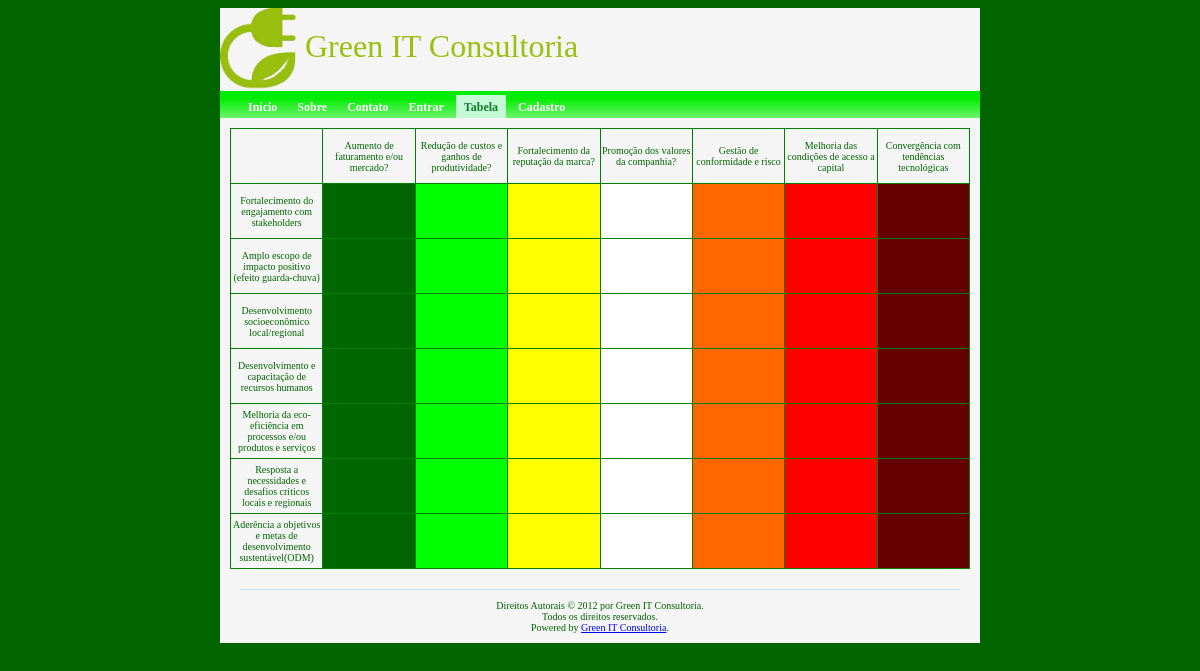
/index.php?r=tabela, run on the app's committed database.
### tables this page shows
CREATE TABLE IF NOT EXISTS `questoes` (
  `id` int(11) NOT NULL AUTO_INCREMENT,
  `questao` varchar(300) DEFAULT NULL,
   tipo INT NOT NULL,
  PRIMARY KEY (`id`)
);

### tabela.php (the view, shortened to what this page needs)
<?php
$sql = "SELECT * FROM questoes";
$result = mysql_query($sql);
echo "<table class = resultado>";
echo "<tr><td class=s0></td>";
$linhas = mysql_num_rows($result);
$i = 0;
while ($i < $linhas/2) {
    echo "<td class=s0>" . mysql_result($result, $i, 1) . "</td>";
    $i++;
}
echo "</tr>";
$i = $linhas / 2;
while ($i < $linhas) {
    echo "<tr><td class=s0>" . mysql_result($result, $i, 1) . "</td>";
    for ($j = 0; $j < $linhas/2; $j++) {
        switch ($j){
                        case 0:
                            print "<td class = s1> </td>";
                            break;
                        case 1:
                            print "<td class = s2> </td>";
                            break;
                        case 2:
                            print "<td class = s3> </td>";
                            break;
                        case 3:
                            print "<td class = "."'s4'". "> </td>";
                            break;
                        case 4:
                            print "<td class = "."'s5'". "> </td>";
                            break;
                        case 5:
                            print "<td class = "."'s6'". "> </td>";
                            break;
                        case 6:
                            print "<td class = "."'s7'". "> </td>";
                            break;
                    }
    }
    echo "</tr>";
    $i++;
}
echo "</table>";
?>

### index.php (shortened to what this page needs)
<html>
    <head>
        <link rel="stylesheet" type="text/css" href="padrao.css">
    </head>
    <body>
        <div class="geral">
            <div class="cabecalho">
                <?php include("cabecalho.php"); ?>
            </div>
            <div class="menu">
                <?php include("menu.php"); ?>
            </div>
            <div class="conteudo">
                <?php
                    switch ($_GET['r']){
                        case "tabela":
                            include ("tabela.php");
                            break;
                    }
                ?>
            </div>
            <div class="rodape">
                <?php include("rodape.php"); ?>
            </div>
        </div
    </body>
</html>

### cabecalho.php
<div class="logo">
    <img src="imgs/logo.png" />
</div>
<div class="titulo">
    <p class="titulo"> Green IT Consultoria</p>
</div>

### menu.php
<ul>
    <li  <?php if ($_GET['r'] == 'inicio') echo "class=\"active\""?> >
        <a href="index.php?r=inicio">Início</a></li>
    <li <?php if ($_GET['r'] == 'sobre') echo "class=\"active\""?> >
        <a href="index.php?r=sobre">Sobre</a></li>
    <li <?php if ($_GET['r'] == 'contato') echo "class=\"active\""?> >
        <a href="index.php?r=contato">Contato</a></li>
    <li <?php if ($_GET['r'] == 'login') echo "class=\"active\""?> >
        <a href="index.php?r=login">Entrar</a></li>
    <li <?php if ($_GET['r'] == 'tabela') echo "class=\"active\""?> >
        <a href="index.php?r=tabela">Tabela</a></li>
    <li <?php if ($_GET['r'] == 'cadastro') echo "class=\"active\""?> >
        <a href="index.php?r=cadastro">Cadastro</a></li>
</ul>

### rodape.php
Direitos Autorais &copy; 2012 por Green IT Consultoria.<br/>
Todos os direitos reservados.<br/>
Powered by <a href="http://www.greenitconsultoria.com/" rel="external">Green IT Consultoria</a>.

### padrao.css (style rules this page uses)
body { color: darkgreen; background-color: darkgreen; }
div.geral { position: relative; width: 760px; margin-left: auto; margin-right: auto; font-family: verdana; background-color: whitesmoke; }
div.cabecalho { position: relative; height: 83px; background-color: whitesmoke; }
div.logo { position: absolute; height: 83px; width: 85px; }
div.titulo { position: absolute; margin-left: 85px; height: 83px; width: 600px; color: #9abf0f; }
div.titulo p { margin-top: 20px; font-size: 32px; }
p.titulo { margin-top: 20px; font-size: 32px; color: #9abf0f; }
div.menu { position: relative; height: 27px; background-color: whitesmoke; background:white url(imgs/bg2.gif) repeat-x left top; }
div.menu ul { padding:6px 20px 5px 20px; margin:0px; }
div.menu ul li { display: inline; }
div.menu ul li a { color:#ffffff; background-color:transparent; font-size:12px; font-weight:bold; text-decoration:none; padding:5px 8px; }
div.menu ul li a:hover, div.menu ul li.active a { color: #137B2D; background-color:#C5FAD7; text-decoration:none; }
div.conteudo { position: relative; background-color: whitesmoke; padding: 10px; font-size: 14px; text-align: justify; }
div.rodape { padding: 10px; margin: 10px 20px; font-size: 10px; text-align: center; border-top: 1px solid #C9E0ED; }
img { height: 83px; }
table.resultado { width: 740px; font-size: 10px; border: 1px solid green; border-collapse: collapse; table-layout: fixed; }
td.s0 { height: 55px; border: 1px solid green; text-align: center; }
td.s1 { height: 55px; border: 1px solid green; text-align: center; background-color: #006600; }
td.s2 { height: 55px; border: 1px solid green; text-align: center; background-color: #00FF00; }
td.s3 { height: 55px; border: 1px solid green; text-align: center; background-color: #FFFF00; }
td.s4 { height: 55px; border: 1px solid green; text-align: center; background-color: #FFFFFF; }
td.s5 { height: 55px; border: 1px solid green; text-align: center; background-color: #FF6600; }
td.s6 { height: 55px; border: 1px solid green; text-align: center; background-color: #FF0000; }
td.s7 { height: 55px; border: 1px solid green; text-align: center; background-color: #660000; }

### data on the page
questoes: questao "Aumento de faturamento e/ou mercado?"
questoes: questao "Redução de custos e ganhos de produtividade?"
questoes: questao "Fortalecimento da reputação da marca?"
questoes: questao "Promoção dos valores da companhia?"
questoes: questao "Gestão de conformidade e risco"
questoes: questao "Melhoria das condições de acesso a capital"
questoes: questao "Convergência com tendências tecnológicas"
questoes: questao "Fortalecimento do engajamento com stakeholders"
questoes: questao "Amplo escopo de impacto positivo (efeito guarda-chuva)"
questoes: questao "Desenvolvimento socioeconômico local/regional"
questoes: questao "Desenvolvimento e capacitação de recursos humanos"
questoes: questao "Melhoria da eco-eficiência em processos e/ou produtos e serviços"
questoes: questao "Resposta a necessidades e desafios críticos locais e regionais"
questoes: questao "Aderência a objetivos e metas de desenvolvimento sustentável(ODM)"
